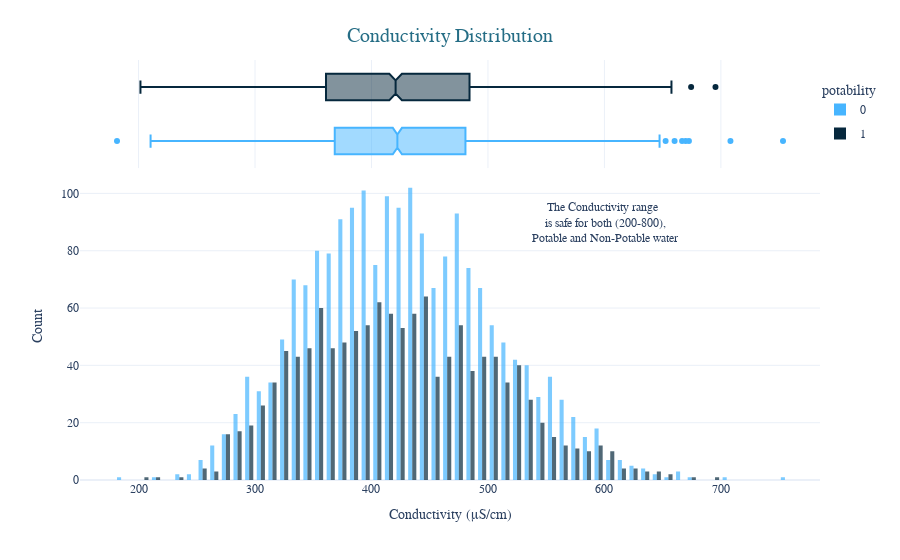

The code cell stored with this chart in its notebook:
### Code cell
fig = px.histogram(df,x='conductivity',y=Counter(df['conductivity']),color='potability',template='plotly_white',
                  marginal='box',opacity=0.7,nbins=100,color_discrete_sequence=[colors[1],colors[3]],
                  barmode='group',histfunc='count')

fig.add_annotation(text='The Conductivity range <br> is safe for both (200-800),<br> Potable and Non-Potable water',
                   x=600,y=90,showarrow=False)

fig.update_layout(
    font_family='monospace',
    title=dict(text='Conductivity Distribution',x=0.5,y=0.95,
               font=dict(color=colors[2],size=20)),
    xaxis_title_text='Conductivity (μS/cm)',
    yaxis_title_text='Count',
    legend=dict(x=1,y=0.96,bordercolor=colors[1],borderwidth=0,tracegroupgap=5),
    bargap=0.3,
)
fig.show()

### Figure 1 — Plotly figure (JSON) as saved in the notebook; plotly's stock layout.template omitted (floating-point values rounded to 4 significant figures; data arrays with more than 128 entries replaced by an {"elided": "..."} marker saying what was removed)
{"data": [{"alignmentgroup": "True", "bingroup": "x", "histfunc": "count", "hovertemplate": "potability=0<br>conductivity=%{x}<br>count=%{y}<extra></extra>", "legendgroup": "0", "marker": {"color": "#47B5FF", "opacity": 0.7, "pattern": {"shape": ""}}, "name": "0", "nbinsx": 100, "offsetgroup": "0", "orientation": "v", "showlegend": true, "type": "histogram", "x": {"elided": "1998 float values"}, "xaxis": "x", "y": {"elided": "1998 int values"}, "yaxis": "y"}, {"alignmentgroup": "True", "hovertemplate": "potability=0<br>conductivity=%{x}<extra></extra>", "legendgroup": "0", "marker": {"color": "#47B5FF"}, "name": "0", "notched": true, "offsetgroup": "0", "showlegend": false, "type": "box", "x": {"elided": "1998 float values"}, "xaxis": "x2", "yaxis": "y2"}, {"alignmentgroup": "True", "bingroup": "x", "histfunc": "count", "hovertemplate": "potability=1<br>conductivity=%{x}<br>count=%{y}<extra></extra>", "legendgroup": "1", "marker": {"color": "#06283D", "opacity": 0.7, "pattern": {"shape": ""}}, "name": "1", "nbinsx": 100, "offsetgroup": "1", "orientation": "v", "showlegend": true, "type": "histogram", "x": {"elided": "1278 float values"}, "xaxis": "x", "y": {"elided": "1278 int values"}, "yaxis": "y"}, {"alignmentgroup": "True", "hovertemplate": "potability=1<br>conductivity=%{x}<extra></extra>", "legendgroup": "1", "marker": {"color": "#06283D"}, "name": "1", "notched": true, "offsetgroup": "1", "showlegend": false, "type": "box", "x": {"elided": "1278 float values"}, "xaxis": "x2", "yaxis": "y2"}], "layout": {"annotations": [{"showarrow": false, "text": "The Conductivity range <br> is safe for both (200-800),<br> Potable and Non-Potable water", "x": 600, "y": 90}], "bargap": 0.3, "barmode": "group", "font": {"family": "monospace"}, "legend": {"bordercolor": "#47B5FF", "borderwidth": 0, "title": {"text": "potability"}, "tracegroupgap": 5, "x": 1, "y": 0.96}, "margin": {"t": 60}, "title": {"font": {"color": "#256D85", "size": 20}, "text": "Conductivity Distribution", "x": 0.5, "y": 0.95}, "xaxis": {"anchor": "y", "domain": [0, 1], "title": {"text": "Conductivity (μS/cm)"}}, "xaxis2": {"anchor": "y2", "domain": [0, 1], "matches": "x", "showgrid": true, "showticklabels": false}, "yaxis": {"anchor": "x", "domain": [0, 0.7326], "title": {"text": "Count"}}, "yaxis2": {"anchor": "x2", "domain": [0.7426, 1], "matches": "y2", "showgrid": false, "showline": false, "showticklabels": false, "ticks": ""}}}
